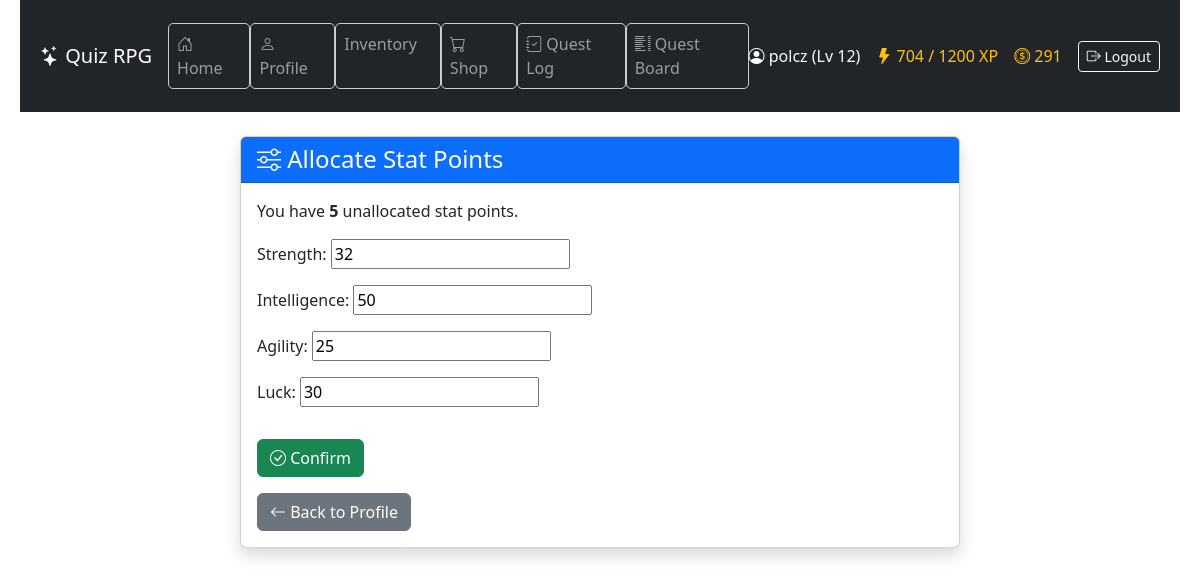
The page /profile/allocate/ (signed in) on the database as committed earlier.
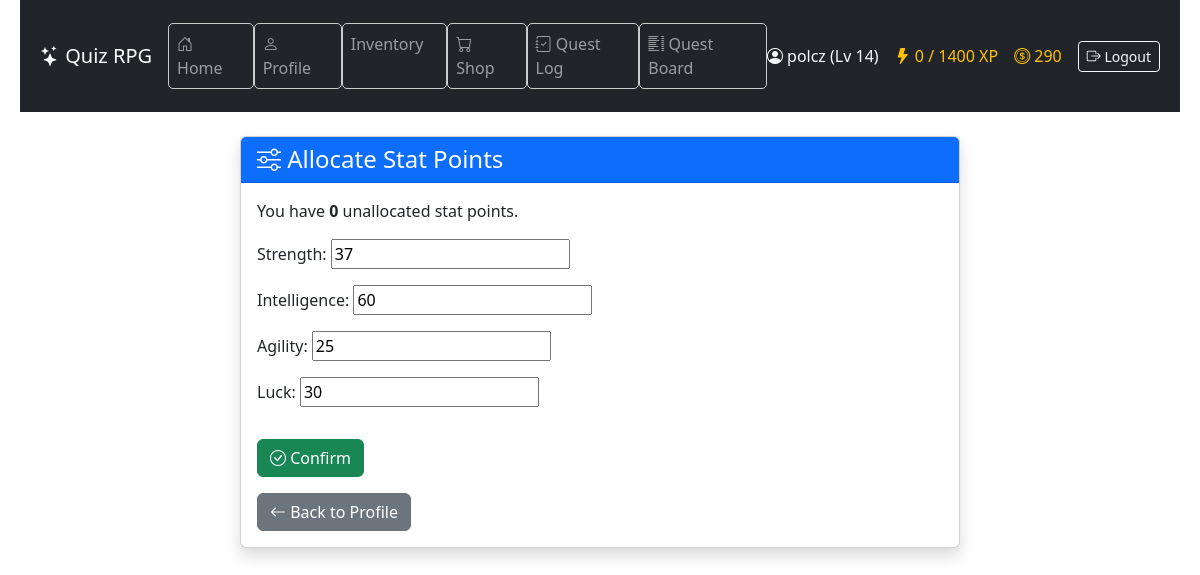
The same page on the database as committed later.
### game/models.py (models this page shows, shortened)
class Character(models.Model):
    CLASS_CHOICES = [
        ("warrior", "Warrior"),
        ("mage", "Mage"),
        ("rogue", "Rogue"),
    ]
    user = models.OneToOneField(User, on_delete=models.CASCADE)
    name = models.CharField(max_length=100)
    character_class = models.CharField(
        max_length=20, choices=CLASS_CHOICES, default="warrior"
    )
    level = models.IntegerField(default=1)
    experience = models.IntegerField(default=0)
    hp = models.PositiveIntegerField(default=100)
    max_hp = models.PositiveIntegerField(default=100)
    mana = models.PositiveIntegerField(default=50)
    max_mana = models.PositiveIntegerField(default=50)
    stamina = models.PositiveIntegerField(default=50)
    max_stamina = models.PositiveIntegerField(default=50)
    armor = models.PositiveIntegerField(default=0)
    physical_min_damage = models.PositiveIntegerField(default=1)
    physical_max_damage = models.PositiveIntegerField(default=3)
    spell_power = models.PositiveIntegerField(default=0)
    hp_regeneration = models.PositiveIntegerField(default=0)
    mana_regeneration = models.PositiveIntegerField(default=0)
    stamina_regeneration = models.PositiveIntegerField(default=0)
    items = models.ManyToManyField("Item", related_name="characters", blank=True)
    equipped_head = models.ForeignKey(
        "Item",
        null=True,
        blank=True,
        related_name="equipped_on_head",
        on_delete=models.SET_NULL,
    )
    equipped_body = models.ForeignKey(
        "Item",
        null=True,
        blank=True,
        related_name="equipped_on_body",
        on_delete=models.SET_NULL,
    )
    equipped_legs = models.ForeignKey(
        "Item",
        null=True,
        blank=True,
        related_name="equipped_on_legs",
        on_delete=models.SET_NULL,
    )
    equipped_feet = models.ForeignKey(
        "Item",
        null=True,
        blank=True,
        related_name="equipped_on_feet",
        on_delete=models.SET_NULL,
    )
    equipped_hand_right = models.ForeignKey(
        "Item",
        null=True,
        blank=True,
        related_name="equipped_on_hand_right",
        on_delete=models.SET_NULL,
    )
    equipped_hand_left = models.ForeignKey(
        "Item",
        null=True,
        blank=True,
        related_name="equipped_on_hand_left",
        on_delete=models.SET_NULL,
    )
    strength = models.IntegerField(default=5)
    intelligence = models.IntegerField(default=5)
    agility = models.IntegerField(default=5)
    luck = models.IntegerField(default=5)
    stat_points = models.IntegerField(default=0)
    gold = models.IntegerField(default=0)
    class XpReward(TypedDict):
        total: int
        base: int
        strength_bonus: int
        intelligence_bonus: int
        double: bool

### game/views.py (the view)
# urls.py: path("profile/allocate/", views.allocate_stats_view, name="allocate_stats"),
@character_required
def allocate_stats_view(request):
    character = Character.objects.get(user=request.user)
    if request.method == "POST":
        form = StatAllocationForm(request.POST)
        if form.is_valid():
            new_values = form.cleaned_data
            before = {
                "strength": character.strength,
                "intelligence": character.intelligence,
                "agility": character.agility,
                "luck": character.luck,
            }
            total_used = sum(max(0, new_values[k] - before[k]) for k in before)
            if total_used > character.stat_points:
                form.add_error(None, "You do not have enough stat points.")
            else:
                character.strength = new_values["strength"]
                character.intelligence = new_values["intelligence"]
                character.agility = new_values["agility"]
                character.luck = new_values["luck"]
                character.stat_points -= total_used
                character.save()
                return redirect("profile")
    else:
        form = StatAllocationForm(
            initial={
                "strength": character.strength,
                "intelligence": character.intelligence,
                "agility": character.agility,
                "luck": character.luck,
            }
        )
    return render(
        request,
        "game/allocate_stats.html",
        {
            "form": form,
            "character": character,
        },
    )

### game/forms.py
class StatAllocationForm(forms.Form):
    strength = forms.IntegerField(min_value=0)
    intelligence = forms.IntegerField(min_value=0)
    agility = forms.IntegerField(min_value=0)
    luck = forms.IntegerField(min_value=0)

### game/context_processors.py (called while the page is built)
def character_context(request):
    if request.user.is_authenticated:
        try:
            character = Character.objects.get(user=request.user)
            return {"character": character}
        except Character.DoesNotExist:
            return {}
    return {}

### game/templates/game/allocate_stats.html (shortened to what this page needs)
{% extends "game/base.html" %}
{% block content %}
<div class="container my-4">
  <div class="row justify-content-center">
    <div class="col-md-8">
      <div class="card shadow">
        <div class="card-header bg-primary text-white">
          <h4 class="mb-0">
            <i class="bi bi-sliders"></i> Allocate Stat Points
          </h4>
        </div>
        <div class="card-body">
          <p>
            You have <strong>{{ character.stat_points }}</strong> unallocated stat point{{ character.stat_points|pluralize }}.
          </p>
          <form method="post">
            {{ form.as_p }}
            <button type="submit" class="btn btn-success mt-3">
              <i class="bi bi-check-circle"></i> Confirm
            </button>
          </form>
          <a href="{% url 'profile' %}" class="btn btn-secondary mt-3">
            <i class="bi bi-arrow-left"></i> Back to Profile
          </a>
        </div>
      </div>
    </div>
  </div>
</div>
{% endblock %}

### game/templates/game/base.html (shortened to what this page needs)
{% load static %}
<!DOCTYPE html>
<html lang="en">
  <head>
    <link rel="stylesheet" type="text/css" href="{% static 'game/style.css' %}" />
    <link href="https://cdn.jsdelivr.net/npm/bootstrap@5.3.3/dist/css/bootstrap.min.css" rel="stylesheet" />
    <link href="https://cdn.jsdelivr.net/npm/bootstrap-icons@1.11.3/font/bootstrap-icons.css" rel="stylesheet" />
  </head>
  <body>
    <header class="bg-dark text-white">
      <nav class="navbar navbar-expand-lg navbar-dark container">
        <a class="navbar-brand" href="{% url 'home' %}">
          <i class="bi bi-stars"></i> Quiz RPG
        </a>
        <div class="collapse navbar-collapse justify-content-between" id="navbarNav">
          <ul class="navbar-nav me-auto mb-2 mb-lg-0">
            <li class="nav-item"><a class="nav-link" href="{% url 'home' %}"><i class="bi bi-house-door"></i> Home</a></li>
            <li class="nav-item"><a class="nav-link" href="{% url 'profile' %}"><i class="bi bi-person"></i> Profile</a></li>
            <li class="nav-item"><a class="nav-link" href="{% url 'inventory' %}"> Inventory</a></li>
            <li class="nav-item"><a class="nav-link" href="{% url 'shop' %}"><i class="bi bi-cart"></i> Shop</a></li>
            <li class="nav-item"><a class="nav-link" href="{% url 'quest_log' %}"><i class="bi bi-journal-check"></i> Quest Log</a></li>
            <li class="nav-item"><a class="nav-link" href="{% url 'quest_list' %}"><i class="bi bi-list-columns"></i> Quest Board</a></li>
          </ul>
          <div class="d-flex align-items-center gap-3 text-nowrap">
            {% if user.is_authenticated %}
              {% if character %}
                <span class="text-light"><i class="bi bi-person-circle"></i> {{ character.name }} (Lv {{ character.level }})</span>
                <span class="text-warning"><i class="bi bi-lightning-fill"></i> {{ character.experience }} / {{ character.level|add:"0" }}00 XP</span>
                <span class="text-warning"><i class="bi bi-coin"></i> {{ character.gold }}</span>
              {% else %}
                <span class="text-light"><i class="bi bi-person-circle"></i> {{ user.username }}</span>
              {% endif %}
              <form method="post" action="{% url 'logout' %}" class="d-inline">
                <button type="submit" class="btn btn-outline-light btn-sm">
                  <i class="bi bi-box-arrow-right"></i> Logout
                </button>
              </form>
            {% else %}
              <a href="{% url 'login' %}" class="btn btn-outline-light btn-sm"><i class="bi bi-box-arrow-in-right"></i> Login</a>
              <a href="{% url 'register' %}" class="btn btn-outline-light btn-sm"><i class="bi bi-person-plus"></i> Register</a>
            {% endif %}
          </div>
        </div>
      </nav>
    </header>
    <main class="container mb-5">
      {% block content %}{% endblock %}
    </main>
  </body>
</html>

Rows that differ between the two databases and show on the page:
changed Character "polcz": level "12" → "14"; experience "704" → "0"; level|add "12" → "14"; gold "291" → "290"; stat_points "5" → "0"
Other text that changed with them:
form field strength: "32" → "37"
form field intelligence: "50" → "60"
